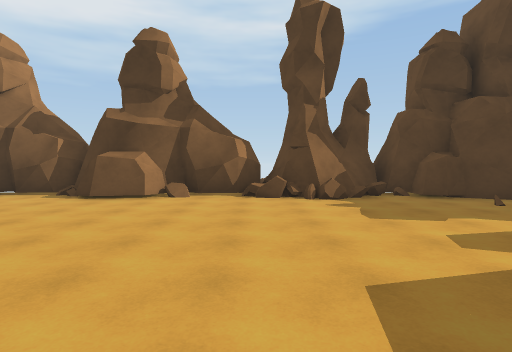
View 1 (above)

16 first-person views from a walk through a 3-D level made in the Unity game engine. The camera is 1.5 m above the floor, tilts 2° down and sees 80° across. The floor is counted in squares, 2 m on a side. Each view is taken from the middle of a square. On the plan, view 1 faces up. The plan holds only what a view shows up to about 10 squares ahead; the rest is blank. The place goes on beyond the plan.

View 2
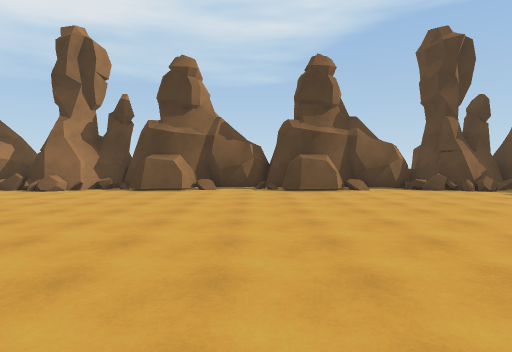

View 3
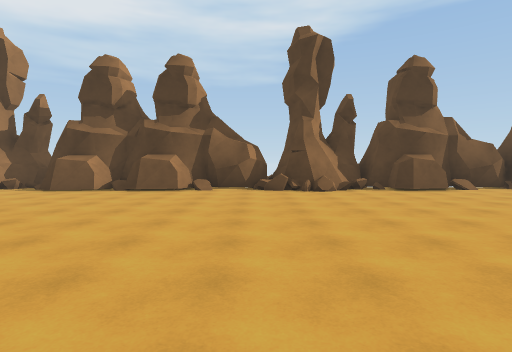

View 4
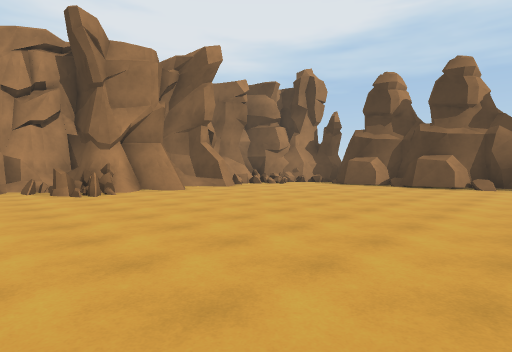

View 5
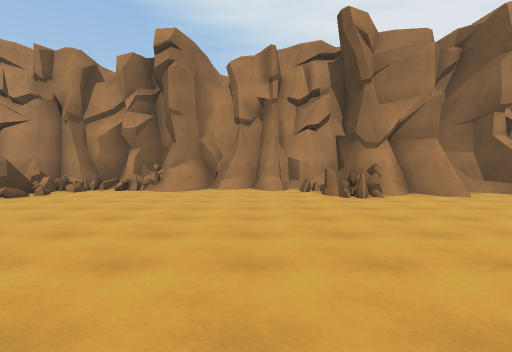

View 6
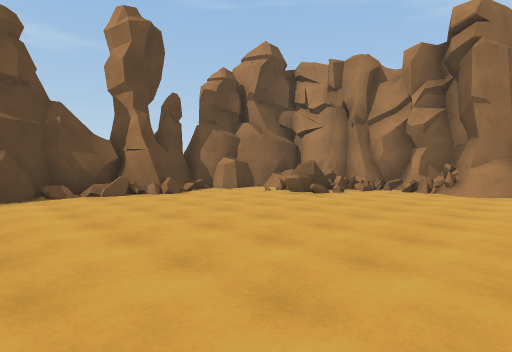

View 7
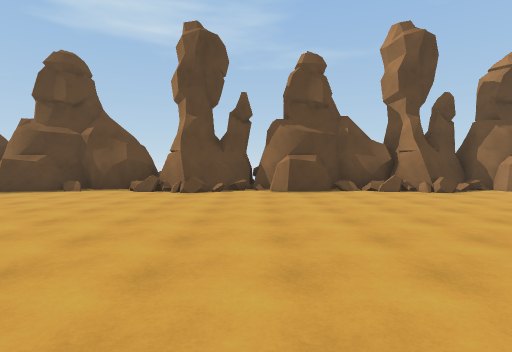

View 8
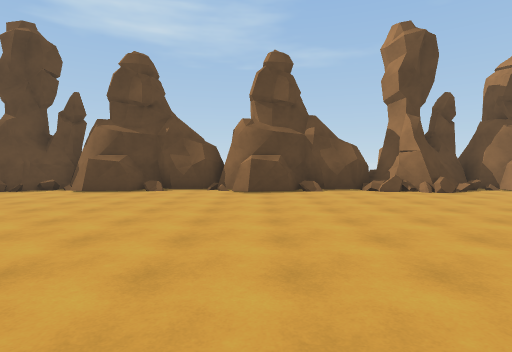

View 9
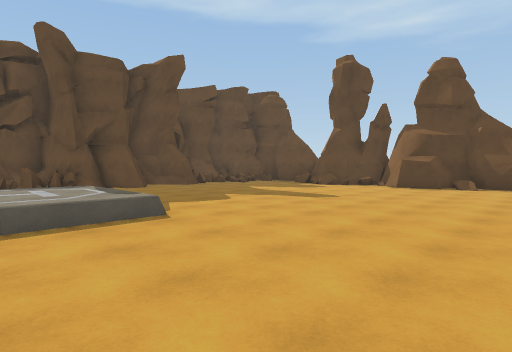

View 10
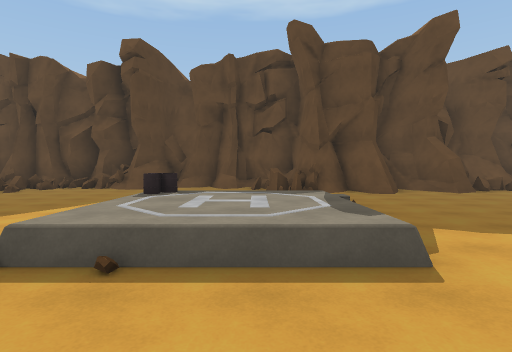

View 11
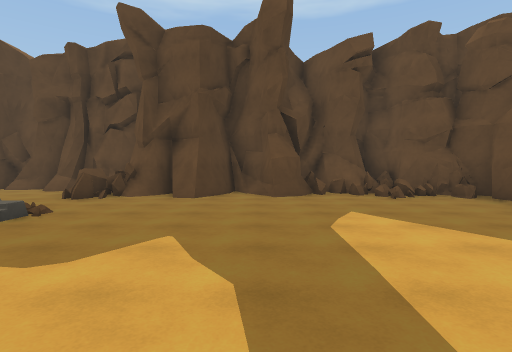

View 12
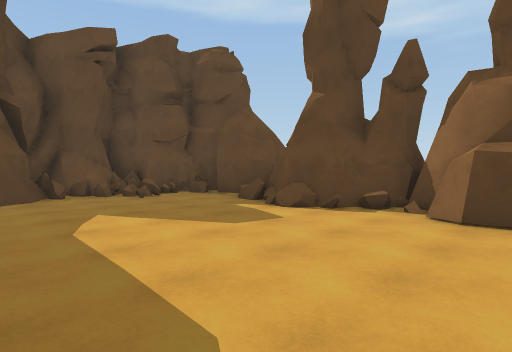

View 13
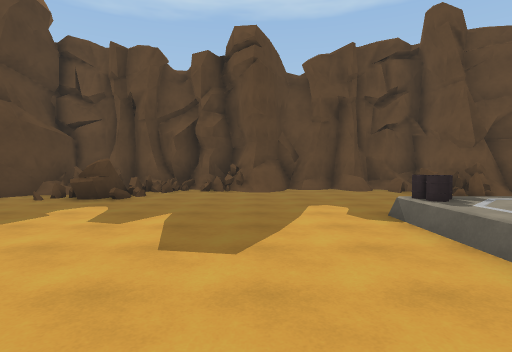

View 14
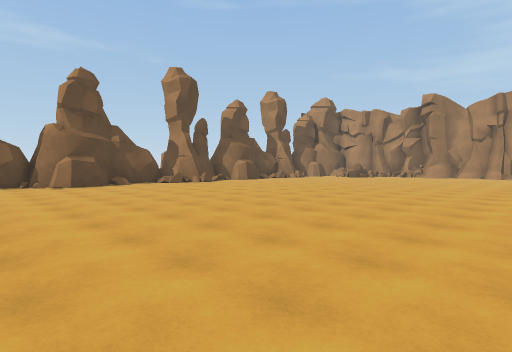

View 15
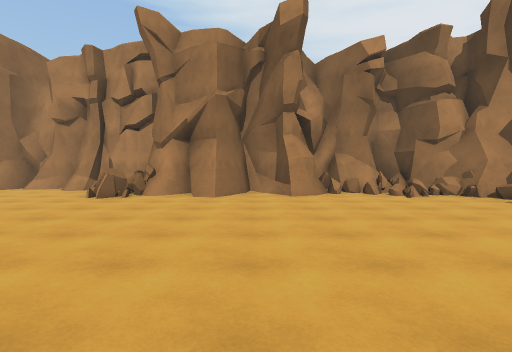

View 16
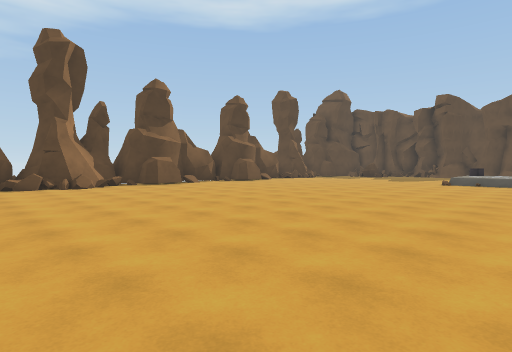

### Floor plan
Key: @ floor where view 1 was taken; # wall or solid block; . main floor; : floor 0.5 m higher than the main floor; / step, stairs or slope; = window, fence, low wall or low ledge; ^ raised ledge.
Columns run from 24 left of view 1 to 8 right of it. Each row starts with its distance up from view 1.
  8   ############################
  7  ##..##.#...##..#...##..=.#..###
  6  #=.........................../##
  5  #=..........................=###
  4  ##..........................//=#
  3  ##............................=#
  2  #.............................=#
  1  ##............................=#
  0  ##................... .@.......#
 -1 ###................... // =.....#
 -2 #=^#...................// = .../#
 -3 #.......................::= ...=#
 -4 #.......................===..#^##
 -5 #.............................###
 -6 #=............................##
 -7 #=............................##
 -8 #=............................/#
 -9 #=............................##
-10 #=##...........................#
-11 #= =..........................=#
-12 #  ...........................##
-13     .######.###.####.######=.##
-14     ##   ##############  ######

Positions as (right, up) in squares from view 1, and headings:
1: (0, 0), facing up
2: (-5, -2), facing up
3: (-13, -2), facing up
4: (-13, -4), facing up-left
5: (-14, -4), facing left
6: (-14, -5), facing down-left
7: (-13, -4), facing down
8: (-6, -4), facing down
9: (-5, -2), facing down-right
10: (-3, -3), facing right
11: (-2, -8), facing right
12: (-2, -8), facing down-right
13: (-2, 1), facing right
14: (-3, -1), facing down-left
15: (-14, 2), facing left
16: (-14, -4), facing up-right
